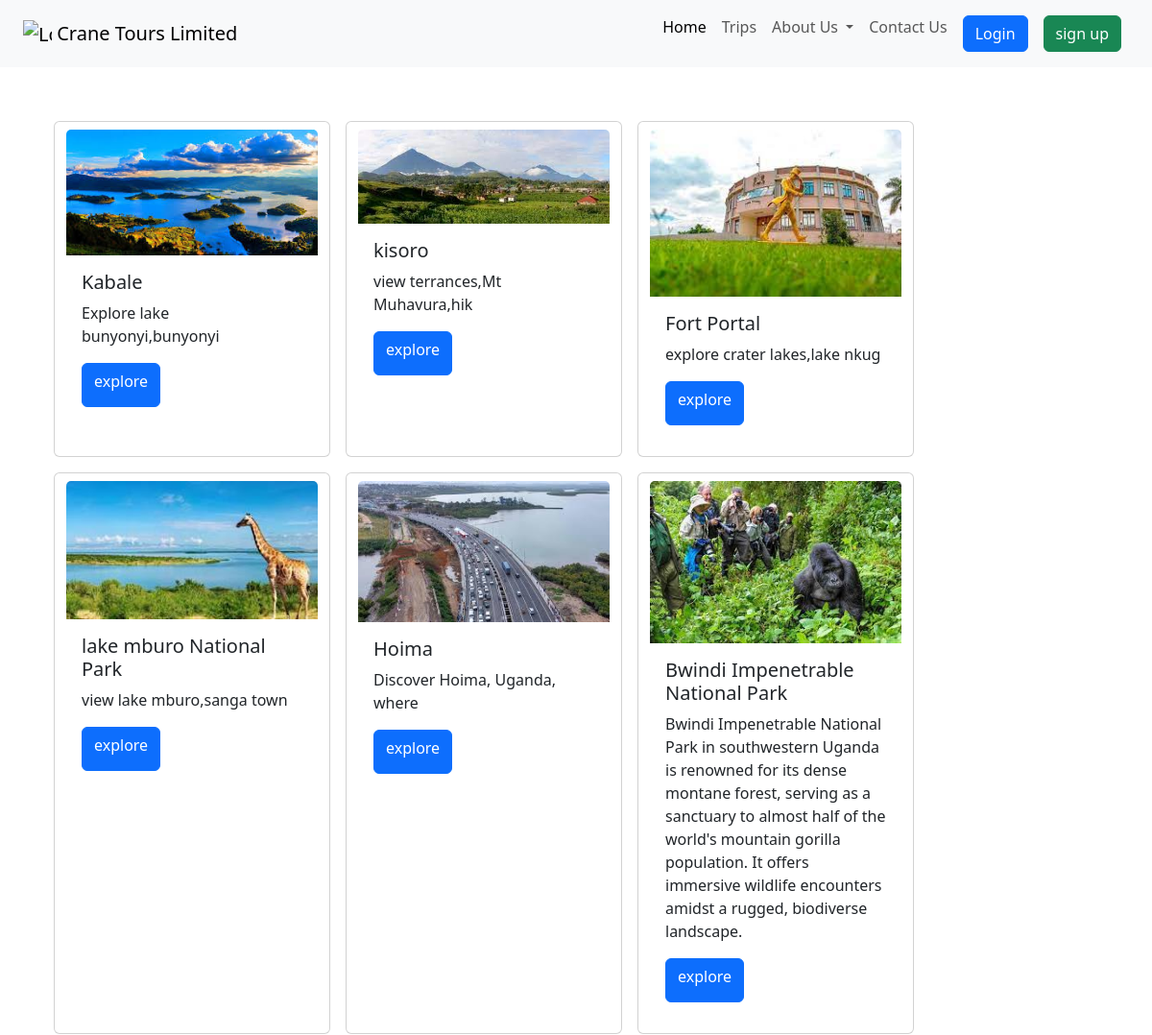
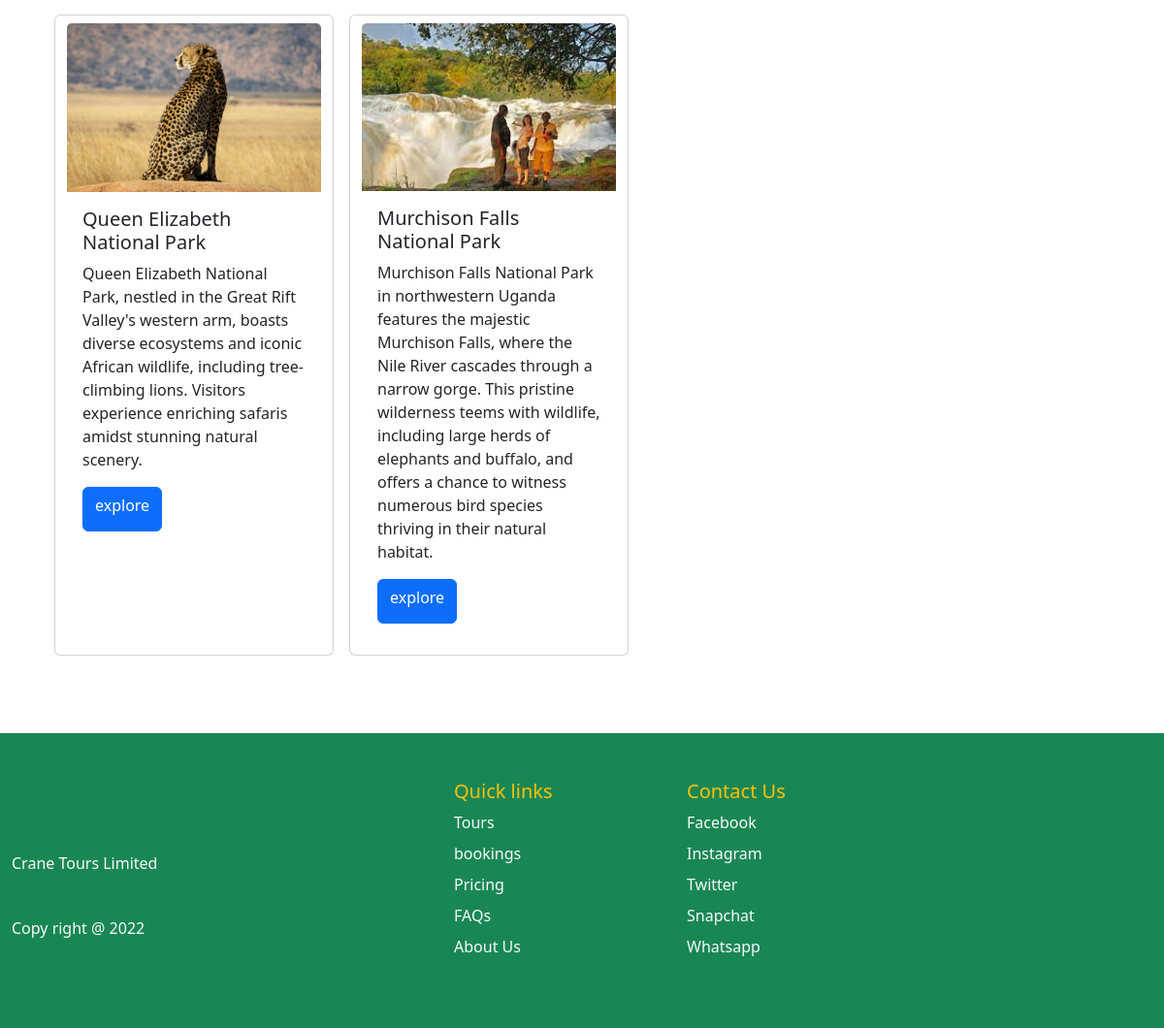
The page /trips/ on the database its author committed (2 pictures, top to bottom).
### trips/models.py (models this page shows, shortened)
class Trip(models.Model):
    trip_id= models.CharField(max_length=30,blank=False)
    trip_text = models.CharField(max_length=730,blank=False)
    trip_tittle= models.CharField(max_length=730,blank=False)
    trip_price= models.IntegerField(blank=False)
    trip_image = models.ImageField(upload_to= "trip_images")

### trips/views.py (the view)
# urls.py: path('', TripsView,name='trips'),
def TripsView(request):
    trip_items = Trip.objects.all()
    return render(request, 'trips.html', {"trips":trip_items})

### templates/trips.html (shortened to what this page needs)
{% load static %}
<!DOCTYPE html>
<html lang="en">
<head>
    <link href="https://cdn.jsdelivr.net/npm/bootstrap@5.3.3/dist/css/bootstrap.min.css" rel="stylesheet"
>
</head>
<body>
       {% include 'nav.html' %}
    <div class="row m-4 p-4">
        {% for trip in trips %}
        <div class="card m-2" style="width: 18rem;">
            <img src="{{trip.trip_image.url}}" class="card-img-top mt-2" alt="...">
            <div class="card-body">
                <h5 class="card-title">{{trip.trip_tittle}}</h5>
                <p class="card-text">{{trip.trip_text}}
                </p>
                <a href="{% url 'booking' %}?id={{trip.trip_id}}" class="btn btn-primary mb-3" style="height: 46px">explore</a>
            </div>
        </div>
        {% endfor %}
    </div>
    <div class="container-fluid bg-success mt-5 ">
        <footer class="row row-cols-1 row-cols-sm-2 row-cols-md-5 py-5 mt-5 ">
            <div class="row">
                <a href="/" class="col d-flex align-items-center mb-3 link-dark text-decoration-none">
                </a>
                <p class=" text-light">Crane Tours Limited</p>
                <p class=" text-light">Copy right @ 2022 </p>
            </div>
            <div class="col mb-3">
            </div>
            <div class="col mb-3 ">
                <h5 class="text-warning">Quick links</h5>
                <ul class="nav flex-column text-light">
                    <li class="nav-item mb-2"><a href="#" class="nav-link p-0 text-light">Tours</a></li>
                    <li class="nav-item mb-2"><a href="#" class="nav-link p-0 text-light">bookings</a></li>
                    <li class="nav-item mb-2"><a href="#" class="nav-link p-0 text-light">Pricing</a></li>
                    <li class="nav-item mb-2"><a href="#" class="nav-link p-0 text-light">FAQs</a></li>
                    <li class="nav-item mb-2"><a href="#" class="nav-link p-0 text-light">About Us</a></li>
                </ul>
            </div>
            <div class="col mb-3 text-light">
                <h5 class="text-warning">Contact Us</h5>
                <ul class="nav flex-column">
                    <li class="nav-item mb-2"><a href="#" class="nav-link p-0 text-light">
                            Facebook</a></li>
                    <li class="nav-item mb-2"><a href="#" class="nav-link p-0 text-light"> Instagram</a></li>
                    <li class="nav-item mb-2"><a href="#" class="nav-link p-0 text-light"> Twitter</a></li>
                    <li class="nav-item mb-2"><a href="#" class="nav-link p-0 text-light">
                            Snapchat</a></li>
                    <li class="nav-item mb-2"><a href="#" class="nav-link p-0 text-light">
                            Whatsapp</a></li>
                </ul>
            </div>
        </footer>
    </div>
</body>
</html>

### includes/nav.html (shortened to what this page needs)
{% load static %}
<nav class="navbar navbar-expand-lg bg-body-tertiary">
	<div class="container-fluid">
		<a
			class="navbar-brand"
			href="#"
		>
			<div class="container-fluid">
				<img
					src="https://getbootstrap.com/docs/5.3/assets/brand/bootstrap-logo.svg"
					alt="Logo"
					width="30"
					height="24"
					class="d-inline-block align-text-top"
				/>
				Crane Tours Limited
			</div>
		</a>
		<div
			class="collapse navbar-collapse"
			id="navbarNav"
		>
			<div class="container d-flex justify-content-end">
				<ul class="navbar-nav mr-auto">
					<li class="nav-item">
						<a
							class="nav-link active"
							aria-current="page"
							href="{% url 'home' %}"
							>Home</a
						>
					</li>
					<li class="nav-item">
						<a
							class="nav-link"
							href="{% url 'trips' %}"
							>Trips</a
						>
					</li>
					<li class="nav-item dropdown">
						<a
							class="nav-link dropdown-toggle"
							href="#"
							id="navbarDropdownMenuLink"
							data-toggle="dropdown"
							aria-haspopup="true"
							aria-expanded="false"
						>
							About Us
						</a>
					</li>
					<li class="nav-item">
						<a
							class="nav-link"
							href="{% url 'contact' %}"
							>Contact Us</a
						>
					</li>
					{% if user.is_authenticated%}
					<li
						class="row nav-item"
						style="margin-left: 130px"
					>
						<div class="col">
							<img
								src="{% static 'assets/img/profile.png'%}"
								alt=""
								width="50"
							/>
						</div>
						<div class="col">
							<button class="btn btn-danger p-1">
								<a
									class="nav-link text-light"
									href="{% url 'logout' %}"
									>Logout</a
								>
							</button>
						</div>
					</li>
					{% else %}
					<li class="nav-item">
						<a
							class="nav-link"
							href="{% url 'login' %}"
							><button
								type="button"
								class="btn btn-primary"
							>
								Login
							</button></a
						>
					</li>
					<li class="nav-item">
						<a
							class="nav-link"
							href="{% url 'signup' %}"
							><button
								type="button"
								class="btn btn-success"
							>
								sign up
							</button></a
						>
					</li>
					{% endif %}
				</ul>
			</div>
		</div>
	</div>
</nav>

### rows shown on the page
Trip: trip_image (picture), trip_tittle "Kabale", trip_text "Explore lake bunyonyi,bunyonyi"
Trip: trip_image (picture), trip_tittle "kisoro", trip_text "view terrances,Mt Muhavura,hik"
Trip: trip_image (picture), trip_tittle "Fort Portal", trip_text "explore crater lakes,lake nkug"
Trip: trip_image (picture), trip_tittle "lake mburo National Park", trip_text "view lake mburo,sanga town"
Trip: trip_image (picture), trip_tittle "Hoima", trip_text "Discover Hoima, Uganda, where"
Trip: trip_image (picture), trip_tittle "Bwindi Impenetrable National Park", trip_text "Bwindi Impenetrable National Park in southwestern Uganda is renowned for its dense montane forest, serving as a sanctuary to almost half of the world's mountain gorilla population. It offers immersive wildlife encounters amidst a rugged, biodiverse landscape."
Trip: trip_image (picture), trip_tittle "Queen Elizabeth National Park", trip_text "Queen Elizabeth National Park, nestled in the Great Rift Valley's western arm, boasts diverse ecosystems and iconic African wildlife, including tree-climbing lions. Visitors experience enriching safaris amidst stunning natural scenery."
Trip: trip_image (picture), trip_tittle "Murchison Falls National Park", trip_text "Murchison Falls National Park in northwestern Uganda features the majestic Murchison Falls, where the Nile River cascades through a narrow gorge. This pristine wilderness teems with wildlife, including large herds of elephants and buffalo, and offers a chance to witness numerous bird species thriving in their natural habitat."
